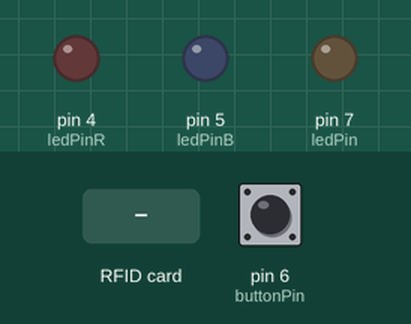
Simulated run of this sketch. Board: Arduino Uno, built with avr-gcc and run on an emulated ATmega328P. On the bench: output pins drawn as LEDs (lit = HIGH). The inputs (shaded band) are chosen by the test bench; at power-on: pin 6 (buttonPin) LOW. Pins used as bus, display or sensor lines are not drawn; what the sketch prints to the serial monitor is not drawn.

Above: at 1.2 s.
1.3 s: pin 6 (buttonPin) pulled HIGH for 0.15 s
2.9 s: RFID card 5E 7A 19 C4 held to the reader
4.4 s: RFID card 5E 7A 19 C4 held to the reader
Timing chart, 0 to 7.4 s (numbered marks = the images above; inputs shaded):
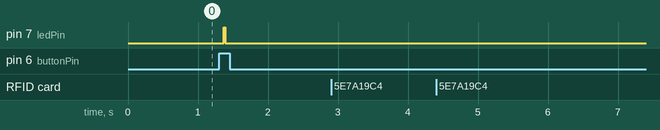

The sketch:

labor_registration.ino
```cpp
#include <SPI.h>
#include <MFRC522.h>
#include <SoftwareSerial.h>

#define buttonPin 6
#define ledPin 7
#define ledPinR 4
#define ledPinB 5
#define SS_PIN 10
#define RST_PIN 9
#define txPin 2
#define rxPin 3
MFRC522 rfid(SS_PIN, RST_PIN);
SoftwareSerial mySerial(txPin, rxPin);
MFRC522::MIFARE_Key key;
byte nuidPICC[4];
int state = LOW;
int reading;
int previous = LOW;
long time = 0;
long debounce = 100;

void setup() {
  Serial.begin(9600);
  mySerial.begin(9600);
  SPI.begin();
  rfid.PCD_Init();
  for (byte i = 0; i < 6; i++) {
    key.keyByte[i] = 0xFF;
  }
  Serial.println(F("This code scan the MIFARE Classsic NUID."));
  Serial.print(F("Using the following key:"));
  printHex(key.keyByte, MFRC522::MF_KEY_SIZE);
  mySerial.println(F("registration start!"));
  Serial.println();
  pinMode(ledPin, OUTPUT);
  pinMode(ledPinR, OUTPUT);
  pinMode(ledPinB, OUTPUT);
  pinMode(buttonPin, INPUT);
}

void loop() {
  if (mySerial.available())
    Serial.write(mySerial.read());
  if (Serial.available())
    mySerial.write(Serial.read());
  else {
    reading = digitalRead(buttonPin);
  if(reading == HIGH && previous == LOW && millis()-time > debounce) {
    Serial.println(F("Harmful insect is founded in this line."));
    mySerial.println(F("Harmful insect is founded in this line."));
    state = HIGH;
    time = millis();
  }
  else {
    state = LOW;
  }
  digitalWrite(ledPin, state);
  digitalWrite(ledPinB, LOW);
  digitalWrite(ledPinR, LOW);
  previous = reading;
  if ( ! rfid.PICC_IsNewCardPresent())
    return;
  if ( ! rfid.PICC_ReadCardSerial())
    return;

  Serial.print(F("PICC type: "));
  //mySerial.print(F("PICC type: "));
  MFRC522::PICC_Type piccType = rfid.PICC_GetType(rfid.uid.sak);
  Serial.println(rfid.PICC_GetTypeName(piccType));
  //mySerial.println(rfid.PICC_GetTypeName(piccType));

  if (piccType != MFRC522::PICC_TYPE_MIFARE_MINI &&
    piccType != MFRC522::PICC_TYPE_MIFARE_1K &&
    piccType != MFRC522::PICC_TYPE_MIFARE_4K) {
    Serial.println(F("Your tag is not of type MIFARE Classic."));
    mySerial.println(F("Your tag is not of type MIFARE Classic."));
    return;
  }

  if (rfid.uid.uidByte[0] != nuidPICC[0] ||
    rfid.uid.uidByte[1] != nuidPICC[1] ||
    rfid.uid.uidByte[2] != nuidPICC[2] ||
    rfid.uid.uidByte[3] != nuidPICC[3]) {
    Serial.println(F("Worker enters line."));
    mySerial.println(F("Worker enters line."));

    for (byte i = 0; i < 4; i++) {
      nuidPICC[i] = rfid.uid.uidByte[i];
    }

    Serial.print(F("The line's ID is:"));
    mySerial.print(F("The line's ID is:"));
    printHex(rfid.uid.uidByte, rfid.uid.size);
    myprintHex(rfid.uid.uidByte, rfid.uid.size);
    Serial.println();
    mySerial.println();
    digitalWrite(ledPinB, HIGH);
    digitalWrite(ledPinR, LOW);
  }
  else {
    Serial.println(F("Worker exits line."));
    mySerial.println(F("Worker exits line."));
    //Serial.print(F("The line's ID was:"));
    //mySerial.print(F("The line's ID was:"));
    //printHex(rfid.uid.uidByte, rfid.uid.size);
    //myprintHex(rfid.uid.uidByte, rfid.uid.size);
    //Serial.println();
    //mySerial.println();
    digitalWrite(ledPinB, LOW);
    digitalWrite(ledPinR, HIGH);
    for (byte i = 0; i < 4; i++) {
          nuidPICC[i] = 0;
    }
  }

  rfid.PICC_HaltA();
  rfid.PCD_StopCrypto1();
  }
}

void printHex(byte *buffer, byte bufferSize) {
  for (byte i = 0; i < bufferSize; i++) {
    Serial.print(buffer[i] < 0x10 ? " 0" : " ");
    Serial.print(buffer[i], HEX);
  }
}
void myprintHex(byte *buffer, byte bufferSize) {
  for (byte i = 0; i < bufferSize; i++) {
    mySerial.print(buffer[i] < 0x10 ? " 0" : " ");
    mySerial.print(buffer[i], HEX);
  }
}

void printDec(byte *buffer, byte bufferSize) {
  for (byte i = 0; i < bufferSize; i++) {
    Serial.print(buffer[i] < 0x10 ? " 0" : " ");
    Serial.print(buffer[i], DEC);
  }
}
void myprintDec(byte *buffer, byte bufferSize) {
  for (byte i = 0; i < bufferSize; i++) {
    mySerial.print(buffer[i] < 0x10 ? " 0" : " ");
    mySerial.print(buffer[i], DEC);
  }
}
```

Measured:
- after the input at 1.3 s, pin 7 (ledPin): LOW → HIGH after 0.07 s, → LOW 0.03 s later
